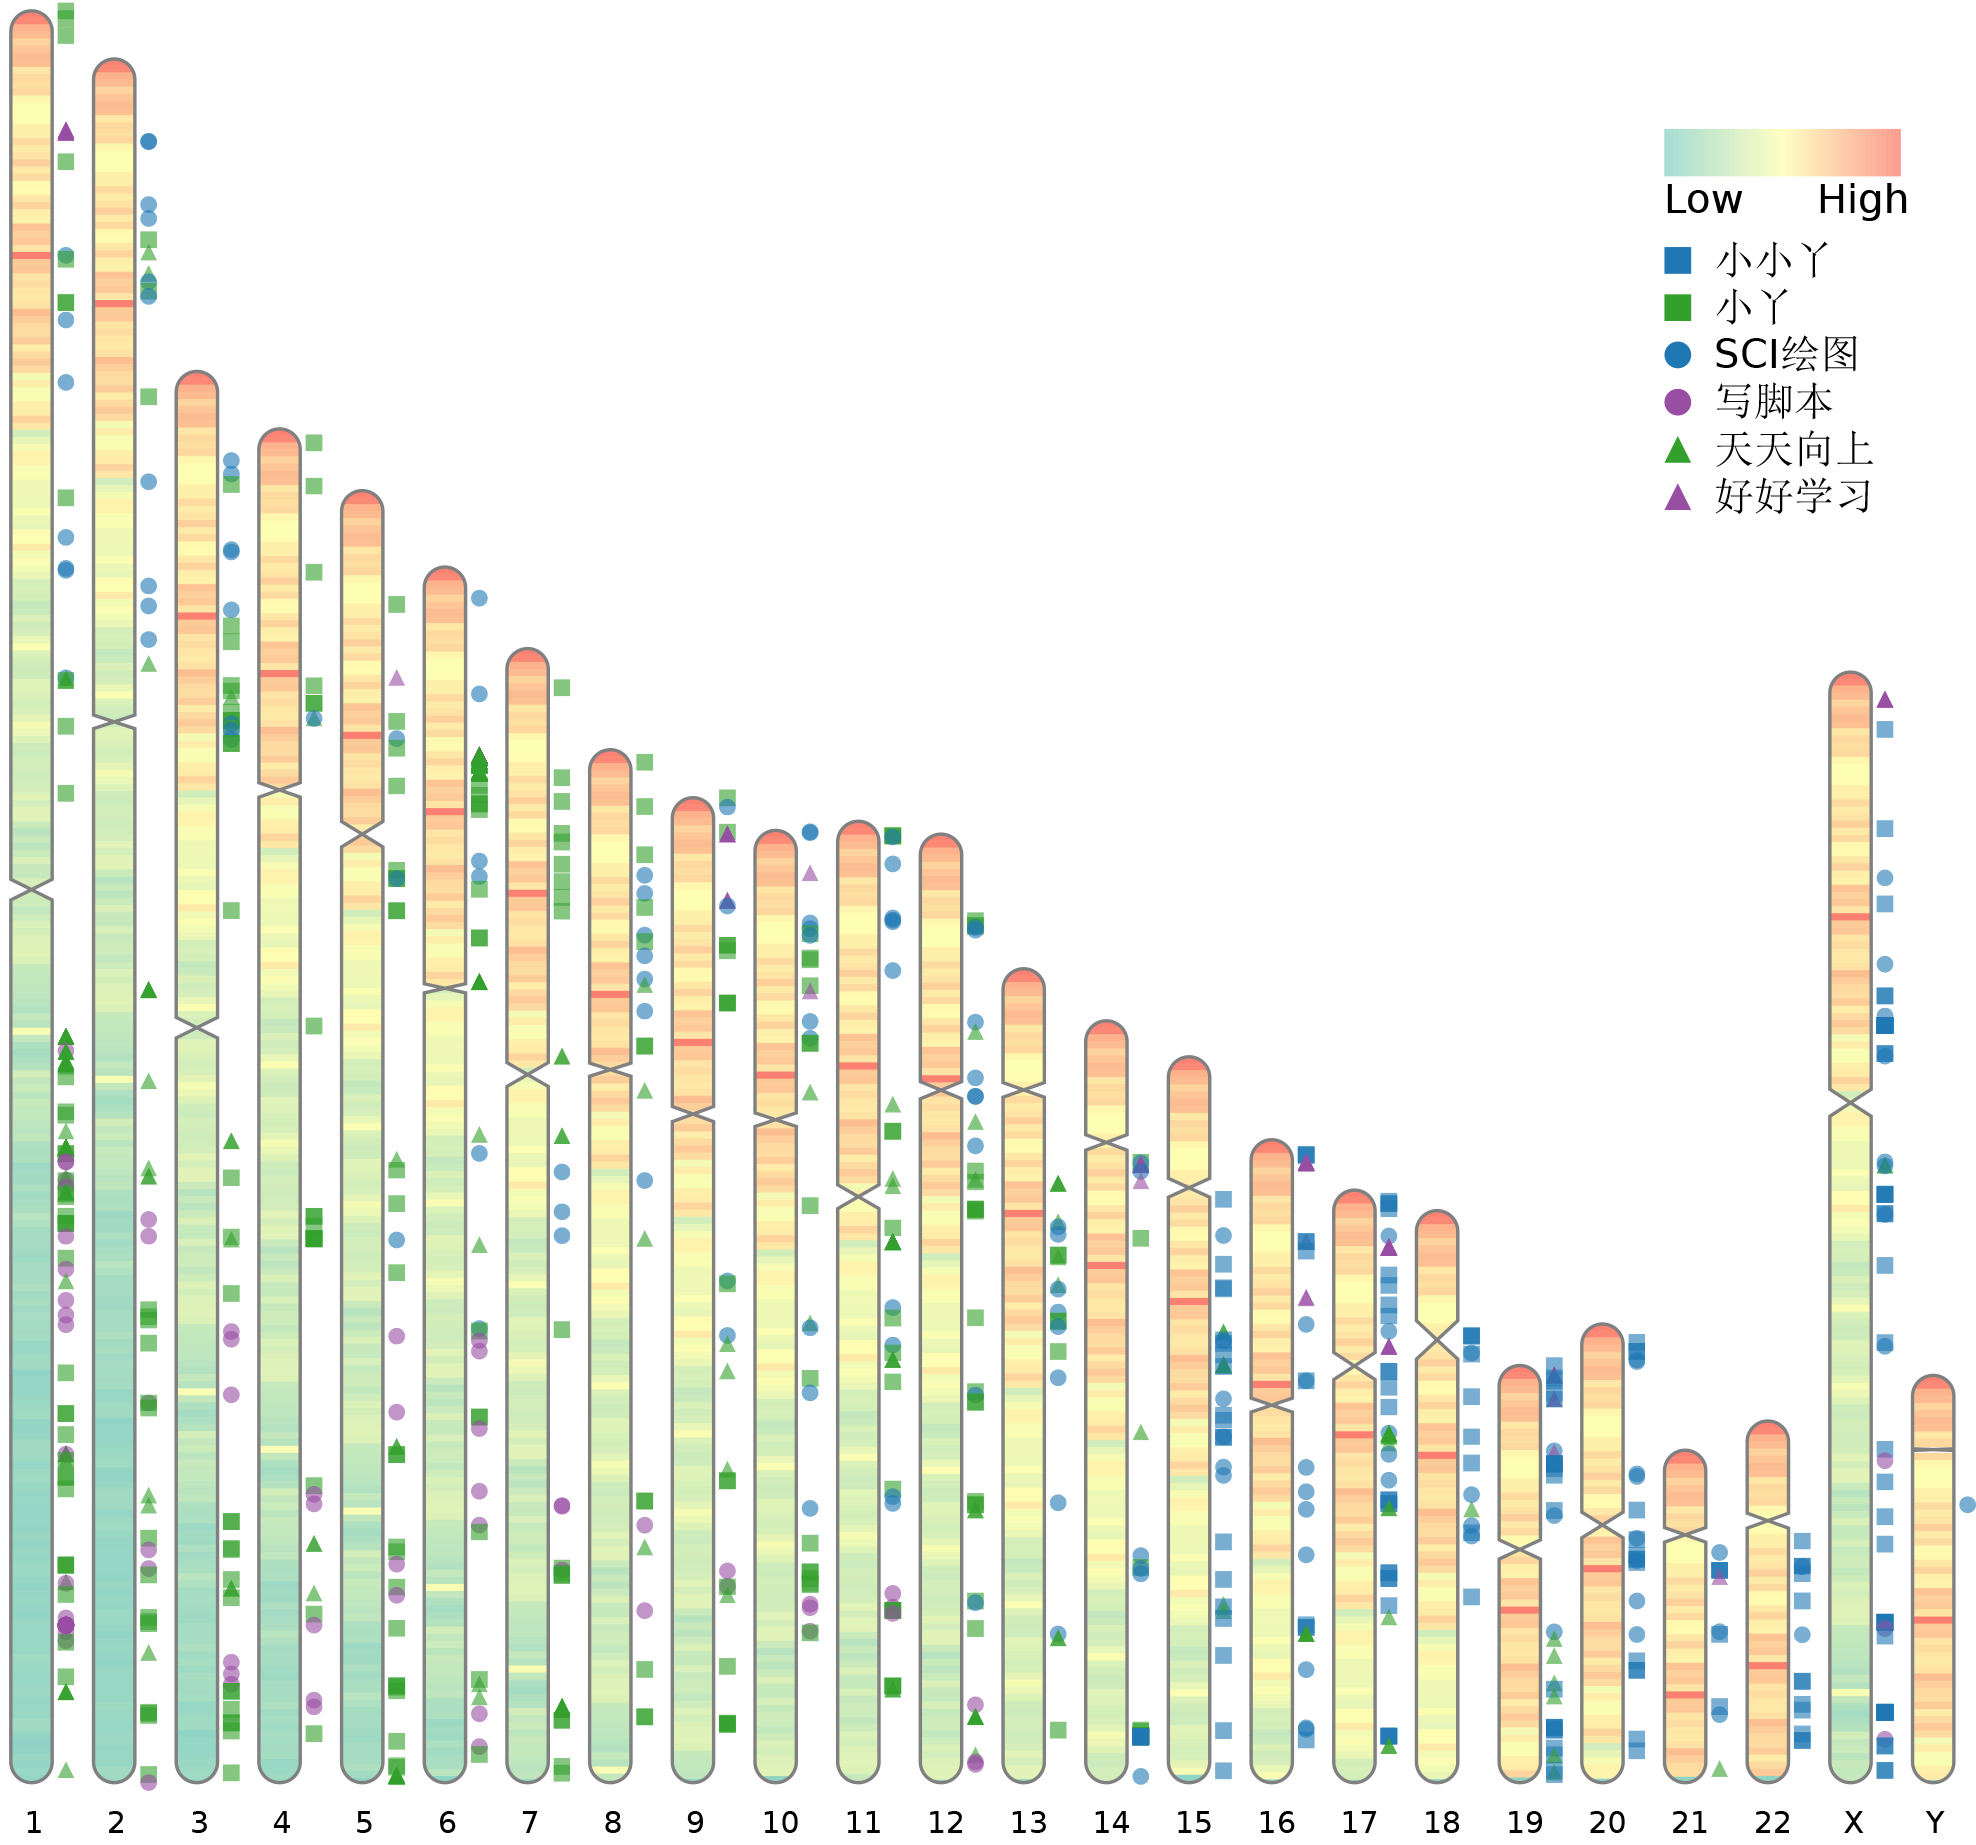

Recreate this plot in R.
#~~~~~~~~~~~~~~~~~~~~~~~~~~~~~~~~~~~~~~~#
# Author: Zhaodong Hao
# Create data: 2018-05-30
# Description: Plotting chromosome idiogram
# Attention: you can use Inkscape to open the output file (.svg) and save as a PDF file
# Contact: haozd1992@163.com
#~~~~~~~~~~~~~~~~~~~~~~~~~~~~~~~~~~~~~~~#

# set the working dictionary as the path of 'source'd file
whereFrom=sys.calls()[[1]]
# This should be an expression that looks something like
# source("pathname/myfilename.R")
whereFrom=as.character(whereFrom[2]) # get the pathname/filename
whereFrom=paste(getwd(),whereFrom,sep="/") # prefix it with the current working directory
pathnameIndex=gregexpr(".*/",whereFrom) # we want the string up to the final '/'
pathnameLength=attr(pathnameIndex[[1]],"match.length")
whereFrom=substr(whereFrom,1,pathnameLength-1)
setwd(whereFrom)


# A4 paper (210mm * 297mm)
# left, right, top, bottom ---margins--- 20mm, 20mm, 25mm, 25mm (plot region: 170mm * 247mm)
# 1mm = 3.543307px


### rect model: <rect x y rx ry width height style="fill:#fdcdac;stroke:black;stroke-width:2;opacity:0.5"/>

## karyotype rect

chr_width <- (floor(170 / nrow(karyotype))/2) * 3.543307 

# read the karyotype files

karyotype <- read.table("karyotype.txt", sep = "\t", header = T, stringsAsFactors = F, colClasses = c("character", "integer", "integer", "integer", "integer"))

# rect

for (i in 1:nrow(karyotype)) {
  karyotype[i, 6] <- 20 * 3.543307 + (i-1) * (chr_width * 2)
}
names(karyotype)[6] <- "x1"

for (i in 1:nrow(karyotype)) {
  karyotype[i, 7] <- ((150 + 25) - (150 * karyotype[i,3]) / max(karyotype$End)) * 3.543307 + chr_width/2
}
names(karyotype)[7] <- "y1"

for (i in 1:nrow(karyotype)) {
  karyotype[i, 8] <- karyotype[i, 6] + chr_width
}
names(karyotype)[8] <- "x2"

for (i in 1:nrow(karyotype)) {
  karyotype[i, 9] <- karyotype[i, 7]
}
names(karyotype)[9] <- "y2"

for (i in 1:nrow(karyotype)) {
  karyotype[i, 10] <- karyotype[i, 8]
}
names(karyotype)[10] <- "x3"

for (i in 1:nrow(karyotype)) {
  karyotype[i, 11] <- karyotype[i, 9] - chr_width/2 + ((150 * karyotype[i,4]) / max(karyotype$End)) * 3.543307
}
names(karyotype)[11] <- "y3"

for (i in 1:nrow(karyotype)) {
  karyotype[i, 12] <- karyotype[i, 6]
}
names(karyotype)[12] <- "x4"

for (i in 1:nrow(karyotype)) {
  karyotype[i, 13] <- karyotype[i, 9] - chr_width/2 + ((150 * karyotype[i,5]) / max(karyotype$End)) * 3.543307
}
names(karyotype)[13] <- "y4"

for (i in 1:nrow(karyotype)) {
  karyotype[i, 14] <- karyotype[i, 6]
}
names(karyotype)[14] <- "x5"

for (i in 1:nrow(karyotype)) {
  karyotype[i, 15] <- karyotype[i, 9] - chr_width/2 + ((150 * karyotype[i,3]) / max(karyotype$End)) * 3.543307 - chr_width/2
}
names(karyotype)[15] <- "y5"

for (i in 1:nrow(karyotype)) {
  karyotype[i, 16] <- karyotype[i, 8]
}
names(karyotype)[16] <- "x6"

for (i in 1:nrow(karyotype)) {
  karyotype[i, 17] <- karyotype[i, 15]
}
names(karyotype)[17] <- "y6"

for (i in 1:nrow(karyotype)) {
  karyotype[i, 18] <- karyotype[i, 8]
}
names(karyotype)[18] <- "x7"

for (i in 1:nrow(karyotype)) {
  karyotype[i, 19] <- karyotype[i, 13]
}
names(karyotype)[19] <- "y7"

for (i in 1:nrow(karyotype)) {
  karyotype[i, 20] <- karyotype[i, 6]
}
names(karyotype)[20] <- "x8"

for (i in 1:nrow(karyotype)) {
  karyotype[i, 21] <- karyotype[i, 11]
}
names(karyotype)[21] <- "y8"

karyotype$path = paste("<path d=\"M", karyotype$x1, ",", karyotype$y1, " A", chr_width/2, ",", chr_width/2, " 0 1,1 ", karyotype$x2, ",", karyotype$y2, " L", karyotype$x3, ",", karyotype$y3, " L", karyotype$x4, ",", karyotype$y4, " L", karyotype$x5, ",", karyotype$y5, " A", chr_width/2, ",", chr_width/2, " 0 0,0 ", karyotype$x6, ",", karyotype$y6, " L", karyotype$x7, ",", karyotype$y7, " L", karyotype$x8, ",", karyotype$y8, " Z" ,"\" style=\"fill:none; stroke:grey; stroke-width:1\"/>", sep = "")
karyotype$text = paste("<text x=\"", (karyotype$x1 + karyotype$x6)/2 - nchar(karyotype$Chr) * 2.1, "\" y=\"", (150 + 25) * 3.543307 + 15, "\" font-size=\"9\" fill=\"black\" >", karyotype$Chr, "</text>", sep = "")


## data_1

# read the data_1 files

data <- read.table("data_1.txt", sep = "\t", header = T, stringsAsFactors = F, colClasses = c("character", "integer", "integer", "integer"))

# color set

require(graphics)

color <- as.data.frame(colorRampPalette(c("#8dd3c7", "#ffffb3", "#fb8072"))(max(data$Value)))

for (i in 1:nrow(data)){
  data[i,5] <- substring(color[data[i,4], 1], 1, 7)
}
names(data)[5] <- "color"


for (i in 1:nrow(data)){
  if (data[i,3] <= max(karyotype$End) * chr_width/2/3.543307 / 150){
    data[i, 6] <- karyotype[data[i,1],6] + (chr_width/2 - ((chr_width/2)^2 - ((max(karyotype$End) * chr_width/2/3.543307 / 150 - data[i,2]) * 150 / max(karyotype$End) * 3.543307)^2)^0.5)
    data[i, 7] <- karyotype[data[i,1], 7] - chr_width/2 + data[i,2] * 150 / max(karyotype$End) * 3.543307
  }
  else if (data[i,2] < max(karyotype$End) * chr_width/2/3.543307 / 150 & data[i,3] > max(karyotype$End) * chr_width/2/3.543307 / 150 & data[i,3] < karyotype[data[i,1],4]) {
    data[i, 6] <- karyotype[data[i,1],6] + (chr_width/2 - ((chr_width/2)^2 - ((max(karyotype$End) * chr_width/2/3.543307 / 150 - data[i,2]) * 150 / max(karyotype$End) * 3.543307)^2)^0.5)
    data[i, 7] <- karyotype[data[i,1], 7] - chr_width/2 + data[i,2] * 150 / max(karyotype$End) * 3.543307
  }
  else if (max(karyotype$End) * chr_width/2/3.543307 / 150 <= data[i,2] & data[i,3] <= karyotype[data[i,1],4]){
    data[i, 6] <- karyotype[data[i,1],6]
    data[i, 7] <- karyotype[data[i,1], 7] - chr_width/2 + data[i,2] * 150 / max(karyotype$End) * 3.543307
  }
  else if (data[i,2] <= karyotype[data[i,1],4] & data[i,3] > karyotype[data[i,1],4] & data[i,3] <= karyotype[data[i,1],5]) {
    data[i, 6] <- karyotype[data[i,1],6]
    data[i, 7] <- karyotype[data[i,1], 7] - chr_width/2 + data[i,2] * 150 / max(karyotype$End) * 3.543307
  }
  else if (karyotype[data[i,1],4] <= data[i,2] & data[i,3] <= karyotype[data[i,1],5]){
    data[i, 6] <- karyotype[data[i,1],6] + ((data[i,2] - karyotype[data[i,1],4]) * (chr_width/3.543307* max(karyotype$End) / 150) / (karyotype[data[i,1],5] - karyotype[data[i,1],4])) * 150 / max(karyotype$End) * 3.543307
    data[i, 7] <- karyotype[data[i,1], 7] - chr_width/2 + data[i,2] * 150 / max(karyotype$End) * 3.543307
  }
  else if (data[i,2] >= karyotype[data[i,1],4] & data[i,2] < karyotype[data[i,1],5] & data[i,3] > karyotype[data[i,1],5]) {
    data[i, 6] <- karyotype[data[i,1],6] + ((data[i,2] - karyotype[data[i,1],4]) * (chr_width/3.543307* max(karyotype$End) / 150) / (karyotype[data[i,1],5] - karyotype[data[i,1],4])) * 150 / max(karyotype$End) * 3.543307
    data[i, 7] <- karyotype[data[i,1], 7] - chr_width/2 + data[i,2] * 150 / max(karyotype$End) * 3.543307
  }
  else if (karyotype[data[i,1],5] <= data[i,2] & data[i,3] <= karyotype[data[i,1],3] - (max(karyotype$End) * chr_width/2/3.543307 / 150)){
    data[i, 6] <- karyotype[data[i,1],6]
    data[i, 7] <- karyotype[data[i,1], 7] - chr_width/2 + data[i,2] * 150 / max(karyotype$End) * 3.543307
  }
  else if (data[i,2] <= karyotype[data[i,1],3] - (max(karyotype$End) * chr_width/2/3.543307 / 150) & data[i,3] > karyotype[data[i,1],3] - (max(karyotype$End) * chr_width/2/3.543307 / 150) ){
    data[i, 6] <- karyotype[data[i,1],6]
    data[i, 7] <- karyotype[data[i,1], 7] - chr_width/2 + data[i,2] * 150 / max(karyotype$End) * 3.543307
  }
  else if (data[i,2] >= karyotype[data[i,1],3] - (max(karyotype$End) * chr_width/2/3.543307 / 150)){
    data[i, 6] <- karyotype[data[i,1],6] + (chr_width/2 - ((chr_width/2)^2 - (chr_width/2 - (karyotype[data[i,1],3] - data[i,2]) * 150 / max(karyotype$End) * 3.543307)^2)^0.5)
    data[i, 7] <- karyotype[data[i,1], 7] - chr_width/2 + data[i,2] * 150 / max(karyotype$End) * 3.543307
  }
}

names(data)[5] <- "x1"
names(data)[6] <- "y1"

for (i in 1:nrow(data)){
  if (data[i,3] <= max(karyotype$End) * chr_width/2/3.543307 / 150){
    data[i, 8] <- karyotype[data[i,1],8] - (chr_width/2 - ((chr_width/2)^2 - ((max(karyotype$End) * chr_width/2/3.543307 / 150 - data[i,2]) * 150 / max(karyotype$End) * 3.543307)^2)^0.5)
    data[i, 9] <- karyotype[data[i,1], 7] - chr_width/2 + data[i,2] * 150 / max(karyotype$End) * 3.543307
  }
  else if (data[i,2] < max(karyotype$End) * chr_width/2/3.543307 / 150 & data[i,3] > max(karyotype$End) * chr_width/2/3.543307 / 150 & data[i,3] < karyotype[data[i,1],4]) {
    data[i, 8] <- karyotype[data[i,1],8] - (chr_width/2 - ((chr_width/2)^2 - ((max(karyotype$End) * chr_width/2/3.543307 / 150 - data[i,2]) * 150 / max(karyotype$End) * 3.543307)^2)^0.5)
    data[i, 9] <- karyotype[data[i,1], 7] - chr_width/2 + data[i,2] * 150 / max(karyotype$End) * 3.543307
  }
  else if (max(karyotype$End) * chr_width/2/3.543307 / 150 <= data[i,2] & data[i,3] <= karyotype[data[i,1],4]){
    data[i, 8] <- karyotype[data[i,1],8]
    data[i, 9] <- karyotype[data[i,1], 7] - chr_width/2 + data[i,2] * 150 / max(karyotype$End) * 3.543307
  }
  else if (data[i,2] <= karyotype[data[i,1],4] & data[i,3] > karyotype[data[i,1],4] & data[i,3] <= karyotype[data[i,1],5]) {
    data[i, 8] <- karyotype[data[i,1],8]
    data[i, 9] <- karyotype[data[i,1], 7] - chr_width/2 + data[i,2] * 150 / max(karyotype$End) * 3.543307
  }
  else if (karyotype[data[i,1],4] <= data[i,2] & data[i,3] <= karyotype[data[i,1],5]){
    data[i, 8] <- karyotype[data[i,1],8] - ((data[i,2] - karyotype[data[i,1],4]) * (chr_width/3.543307* max(karyotype$End) / 150) / (karyotype[data[i,1],5] - karyotype[data[i,1],4])) * 150 / max(karyotype$End) * 3.543307
    data[i, 9] <- karyotype[data[i,1], 7] - chr_width/2 + data[i,2] * 150 / max(karyotype$End) * 3.543307
  }
  else if (data[i,2] >= karyotype[data[i,1],4] & data[i,2] < karyotype[data[i,1],5] & data[i,3] > karyotype[data[i,1],5]) {
    data[i, 8] <- karyotype[data[i,1],8] - ((data[i,2] - karyotype[data[i,1],4]) * (chr_width/3.543307* max(karyotype$End) / 150) / (karyotype[data[i,1],5] - karyotype[data[i,1],4])) * 150 / max(karyotype$End) * 3.543307
    data[i, 9] <- karyotype[data[i,1], 7] - chr_width/2 + data[i,2] * 150 / max(karyotype$End) * 3.543307
  }
  else if (karyotype[data[i,1],5] <= data[i,2] & data[i,3] <= karyotype[data[i,1],3] - (max(karyotype$End) * chr_width/2/3.543307 / 150)){
    data[i, 8] <- karyotype[data[i,1],8]
    data[i, 9] <- karyotype[data[i,1], 7] - chr_width/2 + data[i,2] * 150 / max(karyotype$End) * 3.543307
  }
  else if (data[i,2] <= karyotype[data[i,1],3] - (max(karyotype$End) * chr_width/2/3.543307 / 150) & data[i,3] > karyotype[data[i,1],3] - (max(karyotype$End) * chr_width/2/3.543307 / 150) ){
    data[i, 8] <- karyotype[data[i,1],8]
    data[i, 9] <- karyotype[data[i,1], 7] - chr_width/2 + data[i,2] * 150 / max(karyotype$End) * 3.543307
  }
  else if (data[i,2] >= karyotype[data[i,1],3] - (max(karyotype$End) * chr_width/2/3.543307 / 150)){
    data[i, 8] <- karyotype[data[i,1],8] - (chr_width/2 - ((chr_width/2)^2 - (chr_width/2 - (karyotype[data[i,1],3] - data[i,2]) * 150 / max(karyotype$End) * 3.543307)^2)^0.5)
    data[i, 9] <- karyotype[data[i,1], 7] - chr_width/2 + data[i,2] * 150 / max(karyotype$End) * 3.543307
  }
}

names(data)[7] <- "x2"
names(data)[8] <- "y2"

for (i in 1:nrow(data)){
  if (data[i,3] <= max(karyotype$End) * chr_width/2/3.543307 / 150){
    data[i, 10] <- karyotype[data[i,1],8] - (chr_width/2 - ((chr_width/2)^2 - ((max(karyotype$End) * chr_width/2/3.543307 / 150 - data[i,3]) * 150 / max(karyotype$End) * 3.543307)^2)^0.5)
    data[i, 11] <- karyotype[data[i,1], 7] - chr_width/2 + data[i,3] * 150 / max(karyotype$End) * 3.543307
  }
  else if (data[i,2] < max(karyotype$End) * chr_width/2/3.543307 / 150 & data[i,3] > max(karyotype$End) * chr_width/2/3.543307 / 150 & data[i,3] < karyotype[data[i,1],4]) {
    data[i, 10] <- karyotype[data[i,1],8]
    data[i, 11] <- karyotype[data[i,1], 7] - chr_width/2 + data[i,3] * 150 / max(karyotype$End) * 3.543307
  }
  else if (max(karyotype$End) * chr_width/2/3.543307 / 150 <= data[i,2] & data[i,3] <= karyotype[data[i,1],4]){
    data[i, 10] <- karyotype[data[i,1],8]
    data[i, 11] <- karyotype[data[i,1], 7] - chr_width/2 + data[i,3] * 150 / max(karyotype$End) * 3.543307
  }
  else if (data[i,2] <= karyotype[data[i,1],4] & data[i,3] > karyotype[data[i,1],4] & data[i,3] <= karyotype[data[i,1],5]) {
    data[i, 10] <- karyotype[data[i,1],8] - ((data[i,3] - karyotype[data[i,1],4]) * (chr_width/3.543307* max(karyotype$End) / 150) / (karyotype[data[i,1],5] - karyotype[data[i,1],4])) * 150 / max(karyotype$End) * 3.543307
    data[i, 11] <- karyotype[data[i,1], 7] - chr_width/2 + data[i,3] * 150 / max(karyotype$End) * 3.543307
  }
  else if (karyotype[data[i,1],4] <= data[i,2] & data[i,3] <= karyotype[data[i,1],5]){
    data[i, 10] <- karyotype[data[i,1],8] - ((data[i,3] - karyotype[data[i,1],4]) * (chr_width/3.543307* max(karyotype$End) / 150) / (karyotype[data[i,1],5] - karyotype[data[i,1],4])) * 150 / max(karyotype$End) * 3.543307
    data[i, 11] <- karyotype[data[i,1], 7] - chr_width/2 + data[i,3] * 150 / max(karyotype$End) * 3.543307
  }
  else if (data[i,2] >= karyotype[data[i,1],4] & data[i,2] < karyotype[data[i,1],5] & data[i,3] > karyotype[data[i,1],5]) {
    data[i, 10] <- karyotype[data[i,1],6]
    data[i, 11] <- karyotype[data[i,1], 7] - chr_width/2 + data[i,3] * 150 / max(karyotype$End) * 3.543307
  }
  else if (karyotype[data[i,1],5] <= data[i,2] & data[i,3] <= karyotype[data[i,1],3] - (max(karyotype$End) * chr_width/2/3.543307 / 150)){
    data[i, 10] <- karyotype[data[i,1],8]
    data[i, 11] <- karyotype[data[i,1], 7] - chr_width/2 + data[i,3] * 150 / max(karyotype$End) * 3.543307
  }
  else if (data[i,2] <= karyotype[data[i,1],3] - (max(karyotype$End) * chr_width/2/3.543307 / 150) & data[i,3] > karyotype[data[i,1],3] - (max(karyotype$End) * chr_width/2/3.543307 / 150) ){
    data[i, 10] <- karyotype[data[i,1],8] - (chr_width/2 - ((chr_width/2)^2 - (chr_width/2 - (karyotype[data[i,1],3] - data[i,3]) * 150 / max(karyotype$End) * 3.543307)^2)^0.5)
    data[i, 11] <- karyotype[data[i,1], 7] - chr_width/2 + data[i,3] * 150 / max(karyotype$End) * 3.543307
  }
  else if (data[i,2] >= karyotype[data[i,1],3] - (max(karyotype$End) * chr_width/2/3.543307 / 150)){
    data[i, 10] <- karyotype[data[i,1],8] - (chr_width/2 - ((chr_width/2)^2 - (chr_width/2 - (karyotype[data[i,1],3] - data[i,3]) * 150 / max(karyotype$End) * 3.543307)^2)^0.5)
    data[i, 11] <- karyotype[data[i,1], 7] - chr_width/2 + data[i,3] * 150 / max(karyotype$End) * 3.543307
  }
}

names(data)[9] <- "x3"
names(data)[10] <- "y3"

for (i in 1:nrow(data)){
  if (data[i,3] <= max(karyotype$End) * chr_width/2/3.543307 / 150){
    data[i, 12] <- karyotype[data[i,1],6] + (chr_width/2 - ((chr_width/2)^2 - ((max(karyotype$End) * chr_width/2/3.543307 / 150 - data[i,3]) * 150 / max(karyotype$End) * 3.543307)^2)^0.5)
    data[i, 13] <- karyotype[data[i,1], 7] - chr_width/2 + data[i,3] * 150 / max(karyotype$End) * 3.543307
  }
  else if (data[i,2] < max(karyotype$End) * chr_width/2/3.543307 / 150 & data[i,3] > max(karyotype$End) * chr_width/2/3.543307 / 150 & data[i,3] < karyotype[data[i,1],4]) {
    data[i, 12] <- karyotype[data[i,1],6]
    data[i, 13] <- karyotype[data[i,1], 7] - chr_width/2 + data[i,3] * 150 / max(karyotype$End) * 3.543307
  }
  else if (max(karyotype$End) * chr_width/2/3.543307 / 150 <= data[i,2] & data[i,3] <= karyotype[data[i,1],4]){
    data[i, 12] <- karyotype[data[i,1],6]
    data[i, 13] <- karyotype[data[i,1], 7] - chr_width/2 + data[i,3] * 150 / max(karyotype$End) * 3.543307
  }
  else if (data[i,2] <= karyotype[data[i,1],4] & data[i,3] > karyotype[data[i,1],4] & data[i,3] <= karyotype[data[i,1],5]) {
    data[i, 12] <- karyotype[data[i,1],6] + ((data[i,3] - karyotype[data[i,1],4]) * (chr_width/3.543307* max(karyotype$End) / 150) / (karyotype[data[i,1],5] - karyotype[data[i,1],4])) * 150 / max(karyotype$End) * 3.543307
    data[i, 13] <- karyotype[data[i,1], 7] - chr_width/2 + data[i,3] * 150 / max(karyotype$End) * 3.543307
  }
  else if (karyotype[data[i,1],4] <= data[i,2] & data[i,3] <= karyotype[data[i,1],5]){
    data[i, 12] <- karyotype[data[i,1],6] + ((data[i,3] - karyotype[data[i,1],4]) * (chr_width/3.543307* max(karyotype$End) / 150) / (karyotype[data[i,1],5] - karyotype[data[i,1],4])) * 150 / max(karyotype$End) * 3.543307
    data[i, 13] <- karyotype[data[i,1], 7] - chr_width/2 + data[i,3] * 150 / max(karyotype$End) * 3.543307
  }
  else if (data[i,2] >= karyotype[data[i,1],4] & data[i,2] < karyotype[data[i,1],5] & data[i,3] > karyotype[data[i,1],5]) {
    data[i, 12] <- karyotype[data[i,1],8]
    data[i, 13] <- karyotype[data[i,1], 7] - chr_width/2 + data[i,3] * 150 / max(karyotype$End) * 3.543307
  }
  else if (karyotype[data[i,1],5] <= data[i,2] & data[i,3] <= karyotype[data[i,1],3] - (max(karyotype$End) * chr_width/2/3.543307 / 150)){
    data[i, 12] <- karyotype[data[i,1],6]
    data[i, 13] <- karyotype[data[i,1], 7] - chr_width/2 + data[i,3] * 150 / max(karyotype$End) * 3.543307
  }
  else if (data[i,2] <= karyotype[data[i,1],3] - (max(karyotype$End) * chr_width/2/3.543307 / 150) & data[i,3] > karyotype[data[i,1],3] - (max(karyotype$End) * chr_width/2/3.543307 / 150) ){
    data[i, 12] <- karyotype[data[i,1],6] + (chr_width/2 - ((chr_width/2)^2 - (chr_width/2 - (karyotype[data[i,1],3] - data[i,3]) * 150 / max(karyotype$End) * 3.543307)^2)^0.5)
    data[i, 13] <- karyotype[data[i,1], 7] - chr_width/2 + data[i,3] * 150 / max(karyotype$End) * 3.543307
  }
  else if (data[i,2] >= karyotype[data[i,1],3] - (max(karyotype$End) * chr_width/2/3.543307 / 150)){
    data[i, 12] <- karyotype[data[i,1],6] + (chr_width/2 - ((chr_width/2)^2 - (chr_width/2 - (karyotype[data[i,1],3] - data[i,3]) * 150 / max(karyotype$End) * 3.543307)^2)^0.5)
    data[i, 13] <- karyotype[data[i,1], 7] - chr_width/2 + data[i,3] * 150 / max(karyotype$End) * 3.543307
  }
}

names(data)[11] <- "x4"
names(data)[12] <- "y4"

for (i in 1:nrow(data)){
  if (data[i,3] <= max(karyotype$End) * chr_width/2/3.543307 / 150) {
    data[i,14] = paste("<path d=\"M", data[i,6], ",", data[i,7], " L", data[i,8], ",", data[i,9], " A", chr_width/2, ",", chr_width/2, " 0 0,1 ", data[i,10], ",", data[i,11], " L", data[i,12], ",", data[i,13], " A", chr_width/2, ",", chr_width/2, " 0 0,1 ", data[i,6], ",", data[i,7], "\" style=\"fill:", data[i, 5], "; stroke:", data[i, 5], "; stroke-width:0.5\"/>", sep = "")
  }
  else if (data[i,2] < max(karyotype$End) * chr_width/2/3.543307 / 150 & data[i,3] > max(karyotype$End) * chr_width/2/3.543307 / 150 & data[i,3] < karyotype[data[i,1],4]) {
    data[i,14] = paste("<path d=\"M", data[i,6], ",", data[i,7], " L", data[i,8], ",", data[i,9], " A", chr_width/2, ",", chr_width/2, " 0 0,1 ", karyotype[data[i,1],8], ",", karyotype[data[i,1],9], " L", data[i,10], ",", data[i,11], " L", data[i,12], ",", data[i,13], " L", karyotype[data[i,1],6], ",", karyotype[data[i,1],7], " A", chr_width/2, ",", chr_width/2, " 0 0,1 ", data[i,6], ",", data[i,7], "\" style=\"fill:", data[i, 5], "; stroke:", data[i, 5], "; stroke-width:0.5\"/>", sep = "")
  }
  else if (data[i,2] <= karyotype[data[i,1],4] & data[i,3] > karyotype[data[i,1],4] & data[i,3] <= karyotype[data[i,1],5]){
    data[i,14] = paste("<path d=\"M", data[i,6], ",", data[i,7], " L", data[i,8], ",", data[i,9], " L", karyotype[data[i,1],10], ",", karyotype[data[i,1],11], " L", data[i,10], ",", data[i,11], " L", data[i,12], ",", data[i,13]," L", karyotype[data[i,1],20], ",", karyotype[data[i,1],21], " Z" ,"\" style=\"fill:", data[i, 5], "; stroke:", data[i, 5], "; stroke-width:0.5\"/>", sep = "")
  }
  else if (data[i,2] >= karyotype[data[i,1],4] & data[i,2] < karyotype[data[i,1],5] & data[i,3] > karyotype[data[i,1],5]){
    data[i,14] = paste("<path d=\"M", data[i,6], ",", data[i,7], " L", data[i,8], ",", data[i,9], " L", karyotype[data[i,1],12], ",", karyotype[data[i,1],13], " L", data[i,10], ",", data[i,11], " L", data[i,12], ",", data[i,13]," L", karyotype[data[i,1],18], ",", karyotype[data[i,1],19], " Z" ,"\" style=\"fill:", data[i, 5], "; stroke:", data[i, 5], "; stroke-width:0.5\"/>", sep = "")
  }
  else if (data[i,2] <= karyotype[data[i,1],4] & data[i,3] >= karyotype[data[i,1],5]){
    data[i,14] = paste("<path d=\"M", data[i,6], ",", data[i,7], " L", data[i,8], ",", data[i,9], " L", karyotype[data[i,1],10], ",", karyotype[data[i,1],11], " L", karyotype[data[i,1],12], ",", karyotype[data[i,1],13]," L", data[i,12], ",", data[i,13], " L", data[i,10], ",", data[i,11]," L", karyotype[data[i,1],18], ",", karyotype[data[i,1],19], " L", karyotype[data[i,1],20], ",", karyotype[data[i,1],21], " Z" ,"\" style=\"fill:", data[i, 5], "; stroke:", data[i, 5], "; stroke-width:0.5\"/>", sep = "")
  }
  else if (data[i,2] <= karyotype[data[i,1],3] - (max(karyotype$End) * chr_width/2/3.543307 / 150) & data[i,3] > karyotype[data[i,1],3] - (max(karyotype$End) * chr_width/2/3.543307 / 150)) {
    data[i,14] = paste("<path d=\"M", data[i,6], ",", data[i,7], " L", data[i,8], ",", data[i,9], " L", karyotype[data[i,1],16], ",", karyotype[data[i,1],17], " A", chr_width/2, ",", chr_width/2, " 0 0,1 ", data[i,10], ",", data[i,11], " L", data[i,12], ",", data[i,13], " A", chr_width/2, ",", chr_width/2, " 0 0,1 ", karyotype[data[i,1],14], ",", karyotype[data[i,1],15], " L", data[i,6], ",", data[i,7], "\" style=\"fill:", data[i, 5], "; stroke:", data[i, 5], "; stroke-width:0.5\"/>", sep = "")
  }
  else if (data[i,2] >= karyotype[data[i,1],3] - (max(karyotype$End) * chr_width/2/3.543307 / 150)) {
    data[i,14] = paste("<path d=\"M", data[i,6], ",", data[i,7], " L", data[i,8], ",", data[i,9], " A", chr_width/2, ",", chr_width/2, " 0 0,1 ", data[i,10], ",", data[i,11], " L", data[i,12], ",", data[i,13], " A", chr_width/2, ",", chr_width/2, " 0 0,1 ", data[i,6], ",", data[i,7], "\" style=\"fill:", data[i, 5], "; stroke:", data[i, 5], "; stroke-width:0.5\"/>", sep = "")
  }
  else{
    data[i,14] = paste("<path d=\"M", data[i,6], ",", data[i,7], " L", data[i,8], ",", data[i,9], " L", data[i,10], ",", data[i,11], " L", data[i,12], ",", data[i,13], " Z" ,"\" style=\"fill:", data[i, 5], "; stroke:", data[i, 5], "; stroke-width:0.5\"/>", sep = "")
  }
}

names(data)[14] <- "rect"

# legend for data1

data1_legend <- as.data.frame(1:1000)
names(data1_legend)[1] <- "Num"

# color set (same as the line 132)

color_rect <- as.data.frame(colorRampPalette(c("#8dd3c7", "#ffffb3", "#fb8072"))(max(data1_legend[,1])))

for (i in 1:nrow(data1_legend)){
  data1_legend[i,2] <- substring(color_rect[data1_legend[i,1], 1], 1, 7)
}
names(data1_legend)[2] <- "color"

for (i in 1:nrow(data1_legend)){
  data1_legend[i,3] <- (20 + 140) * 3.543307 + (i - 1) * ((20 * 3.543307) / 1000)
}
names(data1_legend)[3] <- "x1"

for (i in 1:nrow(data1_legend)){
  data1_legend[i,4] <- (25 + 10) * 3.543307
}
names(data1_legend)[4] <- "y1"

for (i in 1:nrow(data1_legend)){
  data1_legend[i,5] <- paste("<rect x=\"", data1_legend[i,3], "\" y=\"", data1_legend[i,4], "\" width=\"", (20 * 3.543307) / 1000,  "\" height=\"", 4 * 3.543307, "\" style=\"fill:", data1_legend[i,2], ";stroke:none\"/>", sep = "")
}
names(data1_legend)[5] <- "data1_legend"

legend1_text <- data.frame(paste("<text x=\"", data1_legend[1,3], "\" y=\"", data1_legend[1,4] + 8 * 3.543307 - 3, "\" font-size=\"12\" fill=\"black\" >Low</text>", sep = ""),
                           paste("<text x=\"", data1_legend[1000,3] - 25, "\" y=\"", data1_legend[1,4] + 8 * 3.543307 - 3, "\" font-size=\"12\" fill=\"black\" >High</text>", sep = "")
)

## data_2

# read the data_2 files

data_interval <- read.table("data_2.txt", sep = "\t", header = T, stringsAsFactors = F, colClasses = c("character", "character", "integer", "integer", "integer", "character"))

for (i in 1:nrow(data_interval)){
  data_interval[i, 7] <- karyotype[data_interval[i,3], 8] + chr_width / 3
  data_interval[i, 8] <- karyotype[data_interval[i,3], 9] - chr_width/2 + (data_interval[i,4] + data_interval[i,5]) / 2 * 150 / max(karyotype$End) * 3.543307
}
names(data_interval)[7] <- "x"
names(data_interval)[8] <- "y"

for (i in 1:nrow(data_interval)){
  if (data_interval[i, 2] == "triangle") {
    data_interval[i,9] = paste("<path d=\"M", data_interval[i,7] - chr_width / 6, ",", data_interval[i,8] + chr_width / 6, " L", data_interval[i,7] + chr_width / 6, ",", data_interval[i,8] + chr_width / 6, " L", data_interval[i,7], ",", data_interval[i,8] - chr_width / 6, " Z" ,"\" style=\"fill:#", data_interval[i, 6], ";stroke:none; opacity:0.6\"/>", sep = "")
  }
  else if (data_interval[i, 2] == "box") {
    data_interval[i,9] <- paste("<rect x=\"", data_interval[i,7] - chr_width / 6, "\" y=\"", data_interval[i,8] - chr_width / 6, "\" width=\"", chr_width / 3,  "\" height=\"", chr_width / 3, "\" style=\"fill:#", data_interval[i, 6], "; stroke:none; opacity:0.6\"/>", sep = "")
  }
  else if (data_interval[i, 2] == "circle") {
    data_interval[i,9] <- paste("<circle cx=\"", data_interval[i,7], "\" cy=\"", data_interval[i,8], "\" r=\"", chr_width / 6, "\" style=\"fill:#", data_interval[i, 6], "; stroke:none; opacity:0.6\"/>", sep = "")
  }
}
names(data_interval)[9] <- "shape"

# legend for data2
data2_legend <- data_interval[!duplicated(data_interval$Type), 1:6]
data2_legend <- data2_legend[order(data2_legend$Shape, data2_legend$color),]

for (i in 1:nrow(data2_legend)){
  data2_legend[i, 7] <- data1_legend[1, 3]
}
names(data2_legend)[7] <- "x"

for (i in 1:nrow(data2_legend)){
  data2_legend[i, 8] <- data1_legend[1, 4] + 4 + (12 + (i - 1) * 4 ) * 3.543307
}
names(data2_legend)[8] <- "y"

for (i in 1:nrow(data2_legend)){
  data2_legend[i, 9] <- data2_legend[i, 7] + 4
}
names(data2_legend)[9] <- "x1"

for (i in 1:nrow(data2_legend)){
  data2_legend[i, 10] <- data2_legend[i, 8] - 4 * 3.543307 / 2
}
names(data2_legend)[10] <- "y1"

for (i in 1:nrow(data2_legend)){
  if (data2_legend[i, 2] == "triangle") {
    data2_legend[i,11] = paste("<path d=\"M", data2_legend[i,9] - 4, ",", data2_legend[i,10] + 4, " L", data2_legend[i,9] + 4, ",", data2_legend[i,10] + 4, " L", data2_legend[i,9], ",", data2_legend[i,10] - 4, " Z" ,"\" style=\"fill:#", data2_legend[i, 6], "; stroke:none\"/>", sep = "")
  }
  else if (data2_legend[i, 2] == "box") {
    data2_legend[i,11] <- paste("<rect x=\"", data2_legend[i,9] - 4, "\" y=\"", data2_legend[i,10] - 4, "\" width=\"", 8,  "\" height=\"", 8, "\" style=\"fill:#", data2_legend[i, 6], ";stroke:none\"/>", sep = "")
  }
  else if (data2_legend[i, 2] == "circle") {
    data2_legend[i,11] <- paste("<circle cx=\"", data2_legend[i,9], "\" cy=\"", data2_legend[i,10], "\" r=\"", 4, "\" style=\"fill:#", data2_legend[i, 6], ";stroke:none\"/>", sep = "")
  }
}
names(data2_legend)[11] <- "shape"

for (i in 1:nrow(data2_legend)){
  data2_legend[i,12] <- paste("<text x=\"", data2_legend[i,7] + 15, "\" y=\"", data2_legend[i,8] - (4 * 3.543307 / 2 - 4), "\" font-size=\"12\" fill=\"black\" >", data2_legend[i,1],"</text>", sep = "")
}
names(data2_legend)[12] <- "name"


#write .svg file

first_line <- data.frame("<?xml version=\"1.0\" standalone=\"no\"?>",
                         "<!DOCTYPE svg PUBLIC \"-//W3C//DTD SVG 1.1//EN\"",
                         "\"http://www.w3.org/Graphics/SVG/1.1/DTD/svg11.dtd\">",
                         "",
                         paste("<svg id=\"svg\" width=\"744.0945\" height=\"1052.362\">", "\t")
)

write.table(first_line[1, 1], "chromsome.svg", col.names = FALSE, row.names = FALSE, quote = FALSE)
write.table(first_line[1, 2], "chromsome.svg", col.names = FALSE, row.names = FALSE, quote = FALSE, append = TRUE)
write.table(first_line[1, 3], "chromsome.svg", col.names = FALSE, row.names = FALSE, quote = FALSE, append = TRUE)
write.table(first_line[1, 4], "chromsome.svg", col.names = FALSE, row.names = FALSE, quote = FALSE, append = TRUE)
write.table(first_line[1, 5], "chromsome.svg", col.names = FALSE, row.names = FALSE, quote = FALSE, append = TRUE)

write.table(data$rect, "chromsome.svg", col.names = FALSE, row.names = FALSE, quote = FALSE, append = TRUE)
write.table(karyotype$path, "chromsome.svg", col.names = FALSE, row.names = FALSE, quote = FALSE, append = TRUE)
write.table(karyotype$text, "chromsome.svg", col.names = FALSE, row.names = FALSE, quote = FALSE, append = TRUE)
write.table(data1_legend$data1_legend, "chromsome.svg", col.names = FALSE, row.names = FALSE, quote = FALSE, append = TRUE)
write.table(legend1_text[1,1], "chromsome.svg", col.names = FALSE, row.names = FALSE, quote = FALSE, append = TRUE)
write.table(legend1_text[1,2], "chromsome.svg", col.names = FALSE, row.names = FALSE, quote = FALSE, append = TRUE)
write.table(data_interval$shape, "chromsome.svg", col.names = FALSE, row.names = FALSE, quote = FALSE, append = TRUE)
write.table(data2_legend$shape, "chromsome.svg", col.names = FALSE, row.names = FALSE, quote = FALSE, append = TRUE)
write.table(data2_legend$name, "chromsome.svg", col.names = FALSE, row.names = FALSE, quote = FALSE, append = TRUE)

last_line <- data.frame(paste("</svg>"))
write.table(last_line[1, 1], "chromsome.svg", col.names = FALSE, row.names = FALSE, quote = FALSE, append = TRUE)
